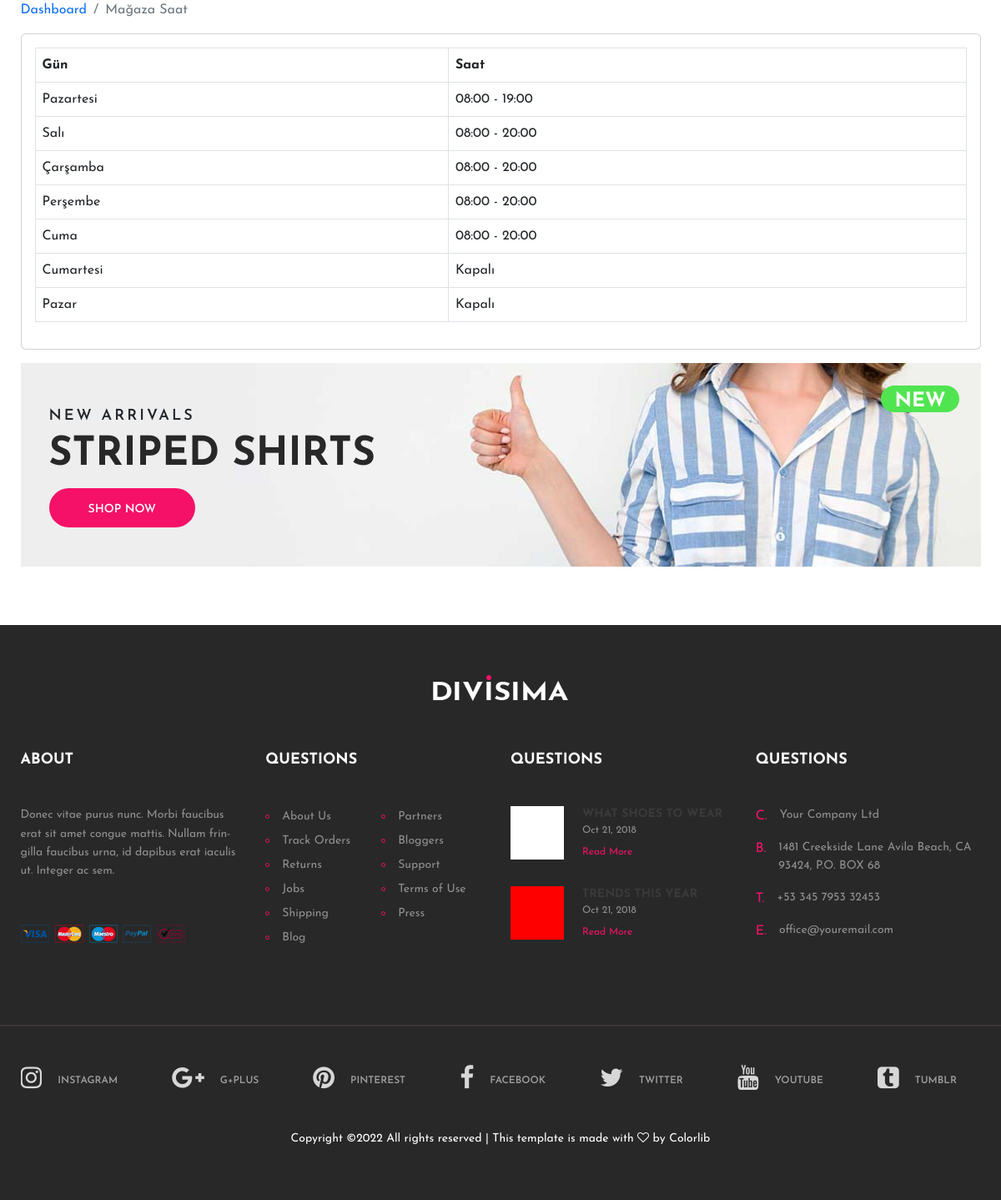
The page /İletisim.php on the database its author committed.
### tables this page shows
CREATE TABLE `magazasaat` (
  `id` int(11) NOT NULL,
  `gun` char(50) NOT NULL,
  `saat` char(50) NOT NULL
);

### İletisim.php (the view, shortened to what this page needs)
<?php
function veriTabaninaBaglan($veriTabaniAdi){
	$db=new mysqli("localhost","root","",$veriTabaniAdi);
	mysqli_set_charset($db,"utf8");
	return $db;
}
?>
<!DOCTYPE html>
<html lang="zxx">
<head>
	<link rel="stylesheet" href="css/bootstrap.min.css"/>
	<link rel="stylesheet" href="css/font-awesome.min.css"/>
	<link rel="stylesheet" href="css/flaticon.css"/>
	<link rel="stylesheet" href="css/slicknav.min.css"/>
	<link rel="stylesheet" href="css/jquery-ui.min.css"/>
	<link rel="stylesheet" href="css/owl.carousel.min.css"/>
	<link rel="stylesheet" href="css/animate.css"/>
	<link rel="stylesheet" href="css/style.css"/>
</head>
<body>
	<div id="content-wrapper">
<div class="container">
	<ol class="breadcrumb">
		<li class="breadcrumb-item">
			<a href="#">Dashboard</a>
		</li>
		<li class="breadcrumb-item active">Mağaza Saat</li>
	</ol>
	<div class="card mb-3">
		<div class="card-body">
			<div class="table-responsive">
				<table class="table table-bordered"  width="50%" cellspacing="0">
					<thead>
					<tr>
						<th>Gün</th>
						<th>Saat</th>
					</tr>
					</thead>
					<tbody>
					<?php
							$db=veriTabaninaBaglan("nurbanu");
							$sorgu="select * from magazasaat";
							$sonuc=$db->query($sorgu);
					 while ($kayit=$sonuc->fetch_assoc()) { ?>
						<tr>
							<td><?= $kayit["gun"] ?></td>
							<td><?= $kayit["saat"] ?></td>
						</tr>
						<?php
					}
					?>
					</tbody>
				</table>
			</div>
		</div>
	</div>
</div>
	<section class="banner-section mt-2 ">
		<div class="container">
			<div class="banner blinking set-bg" data-setbg="img/banner-bg.jpg">
				<div class="tag-new">NEW</div>
				<span>New Arrivals</span>
				<h2>STRIPED SHIRTS</h2>
				<a href="#" class="site-btn">SHOP NOW</a>
			</div>
		</div>
	</section>
	<section class="footer-section">
		<div class="container">
			<div class="footer-logo text-center">
				<a href="index.html"><img src="./img/logo-light.png" alt=""></a>
			</div>
			<div class="row">
				<div class="col-lg-3 col-sm-6">
					<div class="footer-widget about-widget">
						<h2>About</h2>
						<p>Donec vitae purus nunc. Morbi faucibus erat sit amet congue mattis. Nullam frin-gilla faucibus urna, id dapibus erat iaculis ut. Integer ac sem.</p>
						<img src="img/cards.png" alt="">
					</div>
				</div>
				<div class="col-lg-3 col-sm-6">
					<div class="footer-widget about-widget">
						<h2>Questions</h2>
						<ul>
							<li><a href="">About Us</a></li>
							<li><a href="">Track Orders</a></li>
							<li><a href="">Returns</a></li>
							<li><a href="">Jobs</a></li>
							<li><a href="">Shipping</a></li>
							<li><a href="">Blog</a></li>
						</ul>
						<ul>
							<li><a href="">Partners</a></li>
							<li><a href="">Bloggers</a></li>
							<li><a href="">Support</a></li>
							<li><a href="">Terms of Use</a></li>
							<li><a href="">Press</a></li>
						</ul>
					</div>
				</div>
				<div class="col-lg-3 col-sm-6">
					<div class="footer-widget about-widget">
						<h2>Questions</h2>
						<div class="fw-latest-post-widget">
							<div class="lp-item">
								<div class="lp-thumb set-bg" data-setbg="img/blog-thumbs/1.jpg"></div>
								<div class="lp-content">
									<h6>what shoes to wear</h6>
									<span>Oct 21, 2018</span>
									<a href="#" class="readmore">Read More</a>
								</div>
							</div>
							<div class="lp-item">
								<div class="lp-thumb set-bg" data-setbg="img/blog-thumbs/2.jpg"></div>
								<div class="lp-content">
									<h6>trends this year</h6>
									<span>Oct 21, 2018</span>
									<a href="#" class="readmore">Read More</a>
								</div>
							</div>
						</div>
					</div>
				</div>
				<div class="col-lg-3 col-sm-6">
					<div class="footer-widget contact-widget">
						<h2>Questions</h2>
						<div class="con-info">
							<span>C.</span>
							<p>Your Company Ltd </p>
						</div>
						<div class="con-info">
							<span>B.</span>
							<p>1481 Creekside Lane  Avila Beach, CA 93424, P.O. BOX 68 </p>
						</div>
						<div class="con-info">
							<span>T.</span>
							<p>+53 345 7953 32453</p>
						</div>
						<div class="con-info">
							<span>E.</span>
							<p>office@youremail.com</p>
						</div>
					</div>
				</div>
			</div>
		</div>
		<div class="social-links-warp">
			<div class="container">
				<div class="social-links">
					<a href="" class="instagram"><i class="fa fa-instagram"></i><span>instagram</span></a>
					<a href="" class="google-plus"><i class="fa fa-google-plus"></i><span>g+plus</span></a>
					<a href="" class="pinterest"><i class="fa fa-pinterest"></i><span>pinterest</span></a>
					<a href="" class="facebook"><i class="fa fa-facebook"></i><span>facebook</span></a>
					<a href="" class="twitter"><i class="fa fa-twitter"></i><span>twitter</span></a>
					<a href="" class="youtube"><i class="fa fa-youtube"></i><span>youtube</span></a>
					<a href="" class="tumblr"><i class="fa fa-tumblr-square"></i><span>tumblr</span></a>
				</div>
<p class="text-white text-center mt-5">Copyright &copy;<script>document.write(new Date().getFullYear());</script> All rights reserved | This template is made with <i class="fa fa-heart-o" aria-hidden="true"></i> by <a href="https://colorlib.com" target="_blank">Colorlib</a></p>
			</div>
		</div>
	</section>
	</body>
</html>

### css/style.css (style rules this page uses)
html, body { height: 100%; font-family: 'Josefin Sans', sans-serif; -webkit-font-smoothing: antialiased; font-smoothing: antialiased; }
h1, h2, h3, h4, h5, h6 { margin: 0; color: #111111; font-weight: 600; }
h2 { font-size: 36px; }
h6 { font-size: 16px; }
p { font-size: 14px; color: #585858; line-height: 1.6; }
img { max-width: 100%; height: 100%; }
ul, ol { padding: 0; margin: 0; }
.set-bg { background-repeat: no-repeat; background-size: cover; background-position: top center; }
.text-white h1, .text-white h2, .text-white h3, .text-white h4, .text-white h5, .text-white h6, .text-white p, .text-white span, .text-white li, .text-white a { color: #fff; }
.site-btn { display: inline-block; border: none; font-size: 14px; font-weight: 600; min-sdth: 167px; padding: 18px 47px 14px; border-radius: 50px; text-transform: uppercase; background: #f51167; color: #fff; line-height: normal; cursor: pointer; text-align: center; }
a { text-decoration: none; }
.blinking { animation:blinkingText 1.2s infinite; }
.banner { padding: 50px 34px 47px; position: relative; margin-bottom: 70px; }
.banner .tag-new { position: absolute; right: 26px; top: 27px; font-size: 24px; font-weight: 700; color: #fff; background: #50e550; line-height: 1; text-transform: uppercase; padding: 7px 16px 1px; border-radius: 80px; }
.banner span { font-size: 18px; text-transform: uppercase; font-weight: 600; letter-spacing: 3px; margin-bottom: 5px; display: block; }
.banner h2 { font-size: 48px; text-transform: uppercase; font-weight: 700; margin-bottom: 10px; color: #282828; }
.footer-section { background: #282828; padding-top: 60px; }
.footer-logo { padding-bottom: 60px; }
.footer-widget { margin-bottom: 70px; overflow: hidden; }
.footer-widget h2 { font-size: 18px; font-weight: 700; text-transform: uppercase; color: #fff; margin-bottom: 45px; }
.footer-widget p { color: #8f8f8f; }
.footer-widget.about-widget p { margin-bottom: 50px; letter-spacing: -0.01em; }
.footer-widget ul { list-style: none; float: left; margin-right: 37px; }
.footer-widget ul:last-child { margin-right: 0; }
.footer-widget ul li a { display: inline-block; position: relative; padding-left: 20px; font-size: 14px; color: #8f8f8f; margin-bottom: 6px; }
.footer-widget ul li a:after { position: absolute; content: ""; width: 5px; height: 5px; left: 0; top: 8px; border: 1px solid #ec105a; border-radius: 50%; -webkit-transition: all 0.2s; -o-transition: all 0.2s; transition: all 0.2s; }
.fw-latest-post-widget .lp-item { margin-bottom: 30px; display: block; overflow: hidden; }
.fw-latest-post-widget .lp-thumb { width: 64px; height: 64px; float: left; margin-right: 22px; }
.fw-latest-post-widget .lp-content { overflow: hidden; padding-top: 2px; }
.fw-latest-post-widget .lp-content h6 { font-size: 14px; font-weight: 700; text-transform: uppercase; opacity: 0.25; color: #717171; margin-bottom: 1px; }
.fw-latest-post-widget .lp-content span { display: block; font-size: 12px; color: #8f8f8f; margin-bottom: 4px; }
.fw-latest-post-widget .lp-content .readmore { font-size: 12px; color: #f51167; }
.contact-widget .con-info span { float: left; color: #f51167; margin-right: 15px; overflow: hidden; }
.social-links-warp { border-top: 2px solid #3b3535; padding: 46px 0; }
.social-links a { margin-right: 60px; display: inline-block; }
.social-links a:last-child { margin-right: 0; }
.social-links a i { font-size: 30px; color: #d7d7d7; float: left; margin-right: 19px; overflow: hidden; -webkit-transition: all 0.3s; -o-transition: all 0.3s; transition: all 0.3s; }
.social-links a span { display: inline-block; font-size: 12px; font-weight: 600; text-transform: uppercase; color: #9f9fa0; padding-top: 10px; -webkit-transition: all 0.3s; -o-transition: all 0.3s; transition: all 0.3s; }
@media (min-width: 1200px) { .container { max-width: 1175px; } }

### İletisim.php (style rules this page uses)
span { position: relative; }

### rows shown on the page
magazasaat: gun "Pazartesi", saat "08:00 - 19:00"
magazasaat: gun "Salı", saat "08:00 - 20:00"
magazasaat: gun "Çarşamba", saat "08:00 - 20:00"
magazasaat: gun "Perşembe", saat "08:00 - 20:00"
magazasaat: gun "Cuma", saat "08:00 - 20:00"
magazasaat: gun "Cumartesi", saat "Kapalı"
magazasaat: gun "Pazar", saat "Kapalı"
